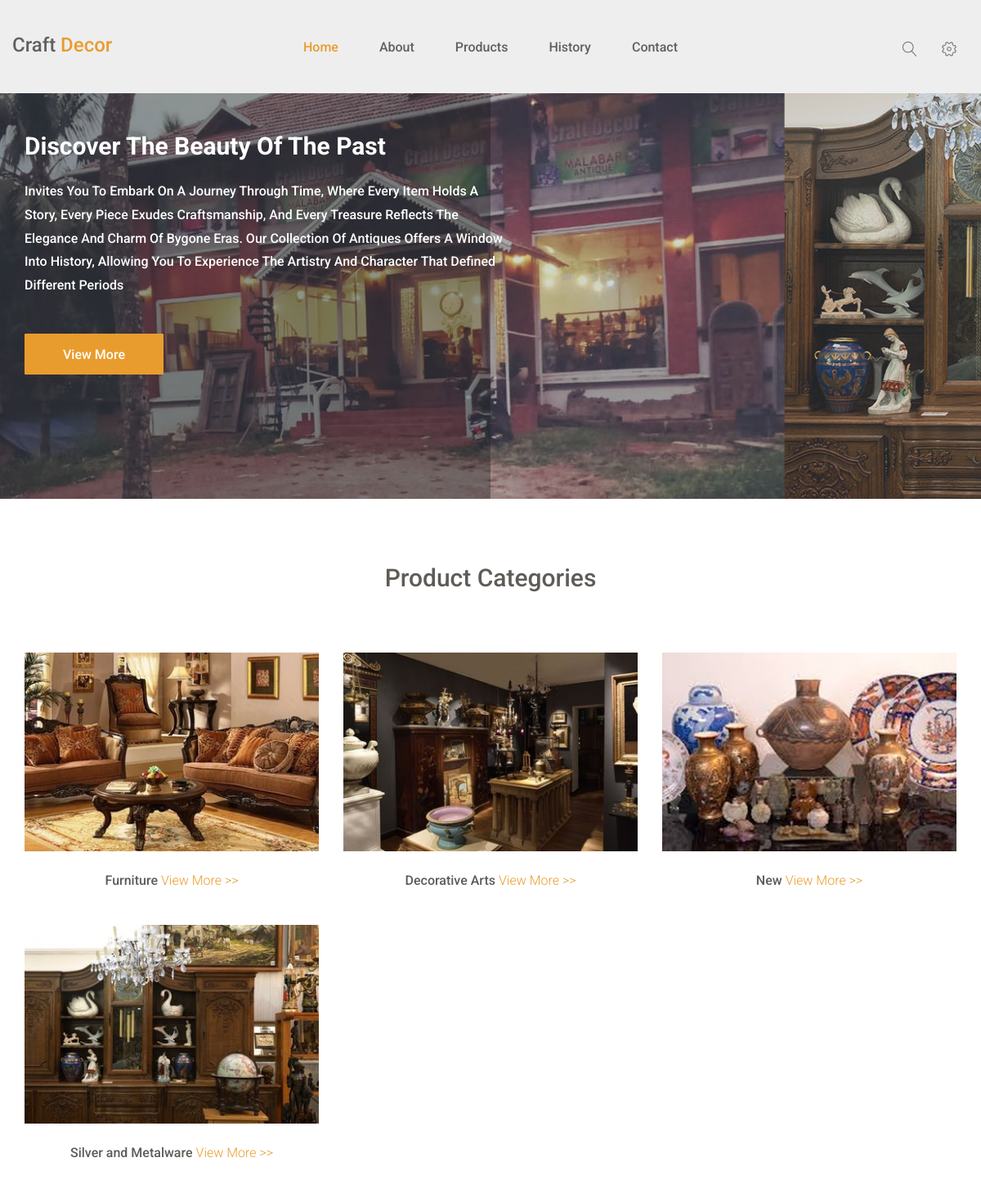
Before: / (upper part) with the older database file.
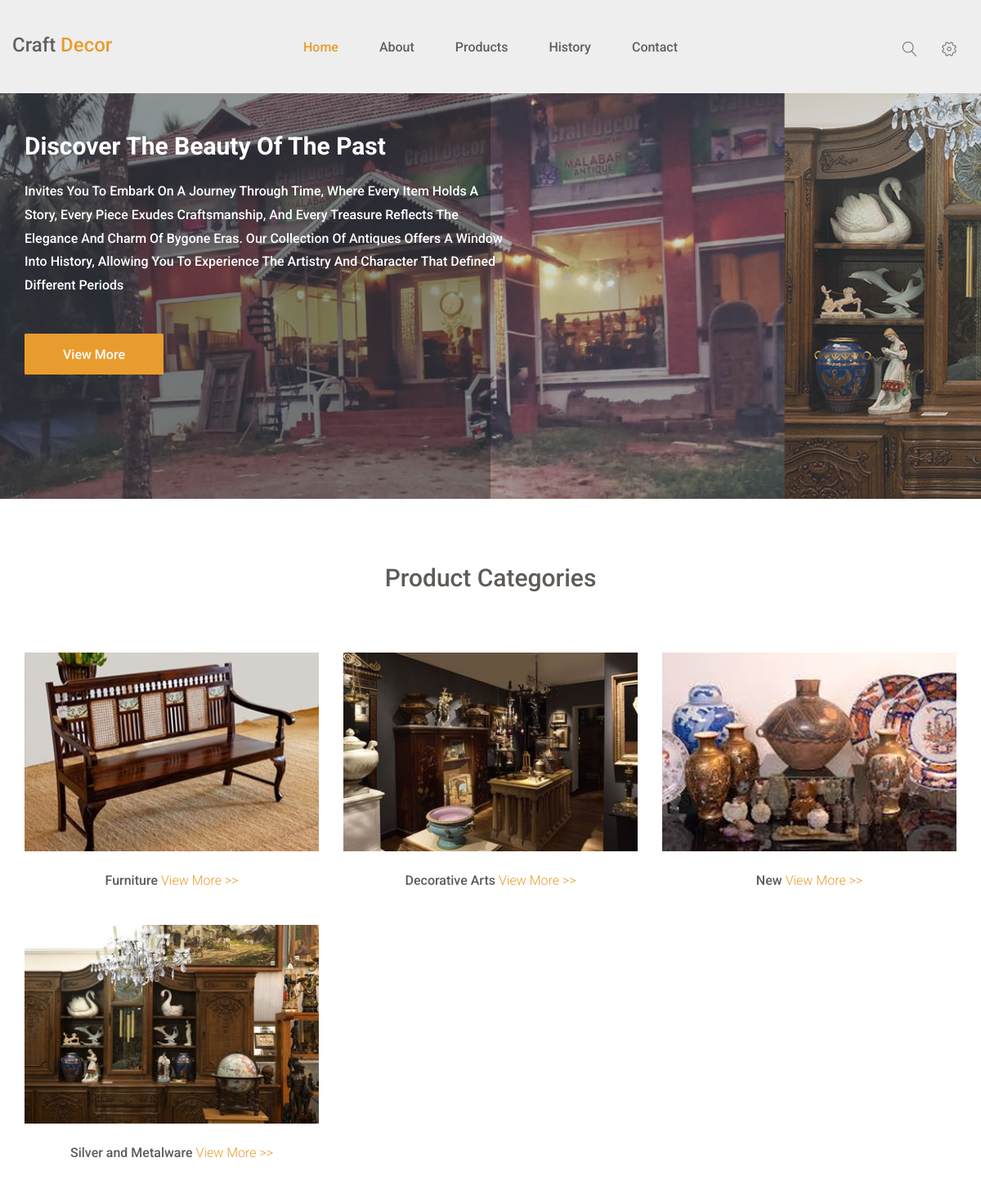
After: the same page with the newer database file.
### webadmin/models.py (models this page shows, shortened)
class Categories(models.Model):
    cat_name = models.CharField(max_length=255)
    description = models.TextField(blank=True, null=True)
    is_avail = models.BooleanField(default=False)
    image = models.ImageField(upload_to='uploads/', blank=True, null=True)
    thumbnail = models.ImageField(upload_to='uploads/', blank=True, null=True)
    date_added = models.DateTimeField(auto_now_add=True)

### webmain/views.py (the view)
# urls.py: path('', views.index, name='index'),
def index(request):
    cats = Categories.objects.filter(is_avail=True)
    catsft = Categories.objects.filter(is_avail=True)[:6]
    pros = Products.objects.filter(Q(is_avail=True) & Q(is_featured=True))
    return render(request, 'webmain/index.html',{'cats':cats,'pros':pros,'catsft':catsft})

### webmain/templates/webmain/index.html (shortened to what this page needs)
{% extends 'webmain/base.html' %}
{% load static %}
{% block content %}
    <section id="sofa-collection">
    <div class="owl-carousel owl-theme" id="collection-carousel">
    <div class="sofa-collection collectionbg1">
        <div class="container">
            <div class="sofa-collection-txt">
                <h2>Discover the Beauty of the Past</h2>
                <p>
                    invites you to embark on a journey through time, where every item holds a story, every piece exudes craftsmanship, and every treasure reflects the elegance and charm of bygone eras. Our collection of antiques offers a window into history, allowing you to experience the artistry and character that defined different periods							</p>
                <button class="btn-cart welcome-add-cart sofa-collection-btn" onclick="window.location.href='#'">
                    view more
                </button>
            </div>
        </div>
    </div>
    </div>
    </section>
    <section id="blog" class="blog">
    <div class="container">
    <div class="section-header">
        <h2>Product Categories</h2>
    </div>
    <div class="blog-content">
        <div class="row">
            {% for cat in cats %}
                <div class="col-sm-4">
                    <div class="single-blog">
                        <div class="single-blog-img">
                                <img src="{{ cat.thumbnail.url }}" alt="Categories image">
                        </div>
                        <div class="single-blog-txt">
                            <h2 class="text-center">
                                <a class="" href="{% url 'products_cat' cat.id  %}">{{ cat.cat_name }}
                                    <span class="morelink">View More >></span>
                                </a>
                            </h2>
                        </div>
                    </div>
                </div>
            {% endfor %}
        </div>
    </div>
    </div>
    </section>
{% endblock %}

### webmain/templates/webmain/base.html (shortened to what this page needs)
{% load static %}
<!doctype html>
<html class="no-js" lang="en">
    <head>
        <link rel="stylesheet" href="{% static 'assets/css/font-awesome.min.css' %}">
		<link rel="stylesheet" href="{% static 'assets/css/linearicons.css' %}">
        <link rel="stylesheet" href="{% static 'assets/css/animate.css' %}">
        <link rel="stylesheet" href="{% static 'assets/css/owl.carousel.min.css' %}">
		<link rel="stylesheet" href="{% static 'assets/css/owl.theme.default.min.css' %}">
        <link rel="stylesheet" href="{% static 'assets/css/bootstrap.min.css' %}">
		<link rel="stylesheet" href="{% static 'assets/css/bootsnav.css' %}" >
        <link rel="stylesheet" href="{% static 'assets/css/style.css' %}">
        <link rel="stylesheet" href="{% static 'assets/css/responsive.css' %}">
    </head>
    <body>
			<div class="top-area">
				<div class="header-area">
				    <nav class="navbar navbar-default bootsnav navbar-sticky navbar-scrollspy"  data-minus-value-desktop="70" data-minus-value-mobile="55" data-speed="1000">
				        <div class="container">
				            <div class="attr-nav">
				                <ul>
				                	<li class="search">
				                		<a href="#"><span class="lnr lnr-magnifier"></span></a>
				                	</li>
				                	<li class="nav-setting">
				                		<a href="#"><span class="lnr lnr-cog"></span></a>
				                	</li>
				                </ul>
				            </div>
				            <div class="navbar-header">
								<a class="navbar-brand" href="/">Craft <span>Decor</span></a>
				            </div>
				            <div class="collapse navbar-collapse menu-ui-design" id="navbar-menu">
				                <ul class="nav navbar-nav navbar-center" data-in="fadeInDown" data-out="fadeOutUp">
				                    <li class="active"><a href="/">home</a></li>
				                    <li><a href="/about">about</a></li>
				                    <li><a href="/products">products</a></li>
				                    <li><a href="/history">history</a></li>
				                    <li><a href="/contact">contact</a></li>
				                </ul>
				            </div>
				        </div>
				    </nav>
				</div>
			</div>
			<div class="clear-top">
			</div>
		{% block content %}
		{% endblock %}
    </body>
</html>

### static/assets/css/bootsnav.css (style rules this page uses)
nav.bootsnav .container { position: relative; }
nav.navbar.bootsnav { margin-bottom: 0; -moz-border-radius: 0px; -webkit-border-radius: 0px; -o-border-radius: 0px; border-radius: 0px; background-color: #fff; border: none; border-bottom: solid 1px #e0e0e0; z-index: 9; }
nav.navbar.bootsnav ul.nav > li > a { color: #6f6f6f; background-color: transparent; outline: none; margin-bottom: -2px; }
nav.navbar.bootsnav ul.nav li.megamenu-fw > a:hover, nav.navbar.bootsnav ul.nav li.megamenu-fw > a:focus, nav.navbar.bootsnav ul.nav li.active > a:hover, nav.navbar.bootsnav ul.nav li.active > a:focus, nav.navbar.bootsnav ul.nav li.active > a { background-color: transparent; }
.attr-nav { float: right; display: inline-block; margin-left: 13px; margin-right: -15px; }
.attr-nav > ul { padding: 0; margin: 0 0 -7px 0; list-style: none; display: inline-block; }
.attr-nav > ul > li { float: left; display: block; }
.attr-nav > ul > li > a { color: #6f6f6f; display: block; padding: 28px 15px; position: relative; }
body { -webkit-transition: all 0.3s ease-in-out; -moz-transition: all 0.3s ease-in-out; -o-transition: all 0.3s ease-in-out; -ms-transition: all 0.3s ease-in-out; transition: all 0.3s ease-in-out; }
.wrap-sticky nav.navbar.bootsnav { position: absolute; width: 100%; left: 0; top: 0; }
@media (min-width: 1024px) { nav.navbar.bootsnav ul.nav > li > a { padding: 30px 15px; font-weight: 600; } }
@media (min-width: 1024px) { nav.navbar.bootsnav.menu-center .container { position: relative; } }
@media (min-width: 1024px) { nav.navbar.bootsnav.menu-center ul.nav.navbar-center { float:none; margin: 0 auto; display: table; table-layout: fixed; } }
@media (min-width: 1024px) { nav.navbar.bootsnav.menu-center .navbar-header, nav.navbar.bootsnav.menu-center .attr-nav { position: absolute; } }
@media (min-width: 1024px) { nav.navbar.bootsnav.menu-center .attr-nav { right: 15px; } }

Changed rows visible on the page:
changed Categories "Furniture": thumbnail: a different picture
